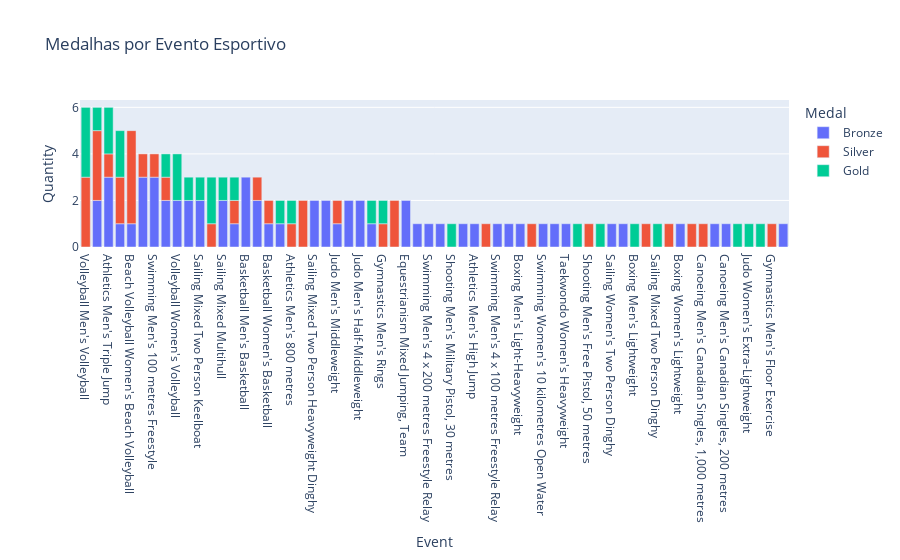

Write notebook code for a chart like this one.
### Code cell
fig3 = px.bar(df_atletas_brasil_medalhas_evento_tipos, x='Event', y='Quantity', color="Medal", title="Medalhas por Evento Esportivo", category_orders={ 'Event': lista_eventos})
fig3.show()

### Figure 1 — Plotly figure (JSON) as saved in the notebook; plotly's stock layout.template omitted (floating-point values rounded to 4 significant figures)
{"data": [{"alignmentgroup": "True", "hovertemplate": "Medal=Bronze<br>Event=%{x}<br>Quantity=%{y}<extra></extra>", "legendgroup": "Bronze", "marker": {"color": "#636efa", "pattern": {"shape": ""}}, "name": "Bronze", "offsetgroup": "Bronze", "orientation": "v", "showlegend": true, "textposition": "auto", "type": "bar", "x": ["Athletics Men's 200 metres", "Athletics Men's 4 x 100 metres Relay", "Athletics Men's High Jump", "Athletics Men's Marathon", "Athletics Men's Triple Jump", "Basketball Men's Basketball", "Basketball Women's Basketball", "Beach Volleyball Men's Beach Volleyball", "Beach Volleyball Women's Beach Volleyball", "Boxing Men's Flyweight", "Boxing Men's Light-Heavyweight", "Boxing Women's Lightweight", "Canoeing Men's Canadian Singles, 200 metres", "Equestrianism Mixed Jumping, Team", "Football Men's Football", "Judo Men's Extra-Lightweight", "Judo Men's Half-Heavyweight", "Judo Men's Half-Lightweight", "Judo Men's Half-Middleweight", "Judo Men's Heavyweight", "Judo Men's Lightweight", "Judo Men's Middleweight", "Judo Women's Half-Heavyweight", "Judo Women's Lightweight", "Modern Pentathlon Women's Individual", "Sailing Men's Two Person Keelboat", "Sailing Mixed Multihull", "Sailing Mixed Two Person Heavyweight Dinghy", "Sailing Mixed Two Person Keelboat", "Sailing Women's Two Person Dinghy", "Shooting Men's Free Pistol, 50 metres, Team", "Swimming Men's 1,500 metres Freestyle", "Swimming Men's 100 metres Freestyle", "Swimming Men's 4 x 100 metres Freestyle Relay", "Swimming Men's 4 x 200 metres Freestyle Relay", "Swimming Men's 50 metres Freestyle", "Swimming Women's 10 kilometres Open Water", "Taekwondo Men's Heavyweight", "Taekwondo Women's Heavyweight", "Volleyball Women's Volleyball"], "xaxis": "x", "y": [1, 2, 1, 1, 3, 3, 1, 1, 1, 1, 1, 1, 1, 2, 2, 1, 2, 1, 2, 2, 3, 1, 2, 1, 1, 1, 2, 2, 2, 1, 1, 1, 3, 1, 1, 2, 1, 1, 1, 2], "yaxis": "y"}, {"alignmentgroup": "True", "hovertemplate": "Medal=Silver<br>Event=%{x}<br>Quantity=%{y}<extra></extra>", "legendgroup": "Silver", "marker": {"color": "#EF553B", "pattern": {"shape": ""}}, "name": "Silver", "offsetgroup": "Silver", "orientation": "v", "showlegend": true, "textposition": "auto", "type": "bar", "x": ["Athletics Men's 4 x 100 metres Relay", "Athletics Men's 800 metres", "Athletics Men's Triple Jump", "Basketball Women's Basketball", "Beach Volleyball Men's Beach Volleyball", "Beach Volleyball Women's Beach Volleyball", "Boxing Men's Middleweight", "Canoeing Men's Canadian Doubles, 1,000 metres", "Canoeing Men's Canadian Singles, 1,000 metres", "Football Men's Football", "Football Women's Football", "Gymnastics Men's Floor Exercise", "Gymnastics Men's Rings", "Judo Men's Half-Heavyweight", "Judo Men's Lightweight", "Judo Men's Middleweight", "Sailing Men's Two Person Keelboat", "Sailing Mixed One Person Dinghy", "Sailing Mixed Three Person Keelboat", "Shooting Men's Air Pistol, 10 metres", "Shooting Men's Free Pistol, 50 metres", "Swimming Men's 100 metres Freestyle", "Swimming Men's 200 metres Freestyle", "Swimming Men's 400 metres Individual Medley", "Volleyball Men's Volleyball"], "xaxis": "x", "y": [1, 1, 1, 1, 2, 4, 1, 1, 1, 3, 2, 1, 1, 1, 1, 1, 1, 1, 1, 1, 1, 1, 1, 2, 3], "yaxis": "y"}, {"alignmentgroup": "True", "hovertemplate": "Medal=Gold<br>Event=%{x}<br>Quantity=%{y}<extra></extra>", "legendgroup": "Gold", "marker": {"color": "#00cc96", "pattern": {"shape": ""}}, "name": "Gold", "offsetgroup": "Gold", "orientation": "v", "showlegend": true, "textposition": "auto", "type": "bar", "x": ["Athletics Men's 800 metres", "Athletics Men's Pole Vault", "Athletics Men's Triple Jump", "Athletics Women's Long Jump", "Beach Volleyball Men's Beach Volleyball", "Boxing Men's Lightweight", "Equestrianism Mixed Jumping, Individual", "Football Men's Football", "Gymnastics Men's Rings", "Judo Men's Half-Heavyweight", "Judo Men's Half-Lightweight", "Judo Women's Extra-Lightweight", "Judo Women's Lightweight", "Sailing Men's Two Person Keelboat", "Sailing Mixed Multihull", "Sailing Mixed One Person Dinghy", "Sailing Mixed Two Person Dinghy", "Sailing Mixed Two Person Keelboat", "Sailing Women's Skiff", "Shooting Men's Military Pistol, 30 metres", "Swimming Men's 50 metres Freestyle", "Volleyball Men's Volleyball", "Volleyball Women's Volleyball"], "xaxis": "x", "y": [1, 1, 2, 1, 2, 1, 1, 1, 1, 1, 1, 1, 1, 1, 1, 2, 1, 1, 1, 1, 1, 3, 2], "yaxis": "y"}], "layout": {"barmode": "relative", "legend": {"title": {"text": "Medal"}, "tracegroupgap": 0}, "title": {"text": "Medalhas por Evento Esportivo"}, "xaxis": {"anchor": "y", "categoryarray": ["Volleyball Men's Volleyball", "Football Men's Football", "Athletics Men's Triple Jump", "Beach Volleyball Men's Beach Volleyball", "Beach Volleyball Women's Beach Volleyball", "Judo Men's Lightweight", "Swimming Men's 100 metres Freestyle", "Judo Men's Half-Heavyweight", "Volleyball Women's Volleyball", "Swimming Men's 50 metres Freestyle", "Sailing Mixed Two Person Keelboat", "Sailing Mixed One Person Dinghy", "Sailing Mixed Multihull", "Sailing Men's Two Person Keelboat", "Basketball Men's Basketball", "Athletics Men's 4 x 100 metres Relay", "Basketball Women's Basketball", "Judo Men's Half-Lightweight", "Athletics Men's 800 metres", "Swimming Men's 400 metres Individual Medley", "Sailing Mixed Two Person Heavyweight Dinghy", "Judo Women's Half-Heavyweight", "Judo Men's Middleweight", "Judo Men's Heavyweight", "Judo Men's Half-Middleweight", "Judo Women's Lightweight", "Gymnastics Men's Rings", "Football Women's Football", "Equestrianism Mixed Jumping, Team", "Judo Men's Extra-Lightweight", "Swimming Men's 4 x 200 metres Freestyle Relay", "Shooting Men's Free Pistol, 50 metres, Team", "Shooting Men's Military Pistol, 30 metres", "Swimming Men's 1,500 metres Freestyle", "Athletics Men's High Jump", "Swimming Men's 200 metres Freestyle", "Swimming Men's 4 x 100 metres Freestyle Relay", "Boxing Men's Flyweight", "Boxing Men's Light-Heavyweight", "Shooting Men's Air Pistol, 10 metres", "Swimming Women's 10 kilometres Open Water", "Taekwondo Men's Heavyweight", "Taekwondo Women's Heavyweight", "Athletics Women's Long Jump", "Shooting Men's Free Pistol, 50 metres", "Sailing Women's Skiff", "Sailing Women's Two Person Dinghy", "Athletics Men's Marathon", "Boxing Men's Lightweight", "Boxing Men's Middleweight", "Sailing Mixed Two Person Dinghy", "Sailing Mixed Three Person Keelboat", "Boxing Women's Lightweight", "Canoeing Men's Canadian Doubles, 1,000 metres", "Canoeing Men's Canadian Singles, 1,000 metres", "Modern Pentathlon Women's Individual", "Canoeing Men's Canadian Singles, 200 metres", "Equestrianism Mixed Jumping, Individual", "Judo Women's Extra-Lightweight", "Athletics Men's Pole Vault", "Gymnastics Men's Floor Exercise", "Athletics Men's 200 metres"], "categoryorder": "array", "domain": [0, 1], "title": {"text": "Event"}}, "yaxis": {"anchor": "x", "domain": [0, 1], "title": {"text": "Quantity"}}}}
